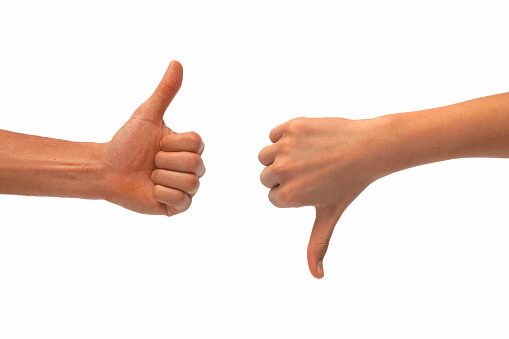
#> input picture images/thumbs_up_down.jpg, 509 x 339 px
$ jupyter execute Lecture12_ContourDetection.ipynb
#> lines starting #> are read from the running program, lines starting #| are printed output that depends on the picture; after the words box and inside, x2 and y2 are one past the last pixel; in counts of white or black regions, pixels touching at a corner belong together
[cell 1]
import cv2
import numpy as np
from matplotlib import pyplot as plt

[cell 2]
imBGR = cv2.imread('images/thumbs_up_down.jpg')
#> imBGR is the input picture: shape (339, 509, 3); mean B, G, R 221.7, 227.3, 242.6
imRGB = cv2.cvtColor(imBGR, cv2.COLOR_BGR2RGB)
imgGrey = cv2.cvtColor(imBGR, cv2.COLOR_BGR2GRAY)
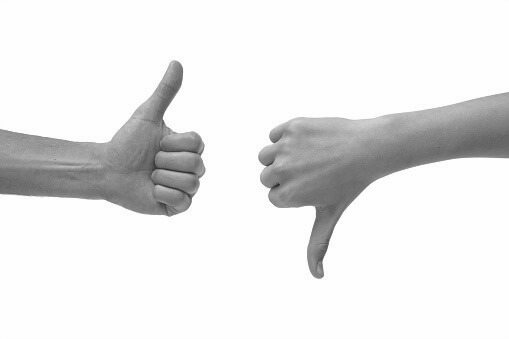
#> imgGrey: shape (339, 509); min 33, max 255, mean 231.4

[cell 3]
#create binary image

_, binary = cv2.threshold(imgGrey, 220, 255, cv2.THRESH_BINARY_INV)
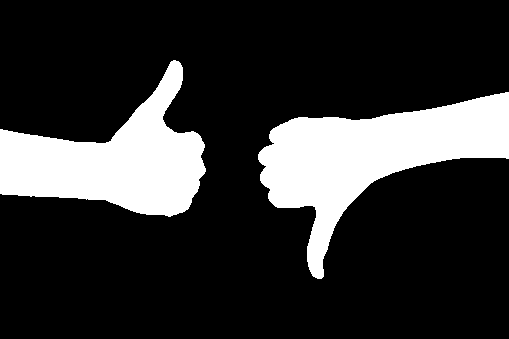
#> binary: shape (339, 509); 19.8% white; 2 white regions
plt.imshow(binary, cmap='gray', vmin=0, vmax=255)
plt.show()

#find contours
contours, hierarchy = cv2.findContours(binary, cv2.RETR_TREE, cv2.CHAIN_APPROX_SIMPLE)
#> contours = 2 contours; box (x1, y1, x2, y2) and area: (258, 92, 509, 279) 18114, (0, 60, 206, 217) 15348
print(contours)
#> (printed output is left out)
print(f"Number of countours found: {len(contours)}")

output = cv2.drawContours(imRGB.copy(), contours, -1, (0,255,0), 2)
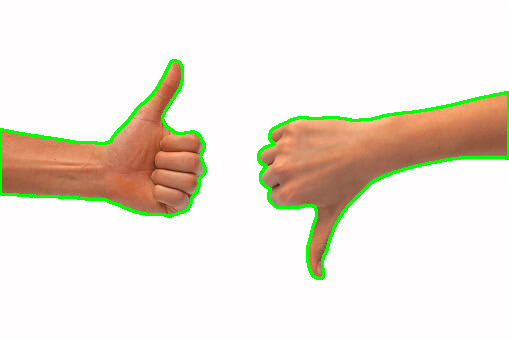
#> output: shape (339, 509, 3); mean R, G, B 236.6, 229.4, 217.3
plt.imshow(output)

[cell 4]
# Sample pipeline for contour detection
# laoding > Gray > Binary Image Thresholding > Morphology > Contour Detection > Contour Operations

[cell 5]
#create binary image

imBGR = cv2.imread('images/noise_out_thumbs_up_down.jpg')
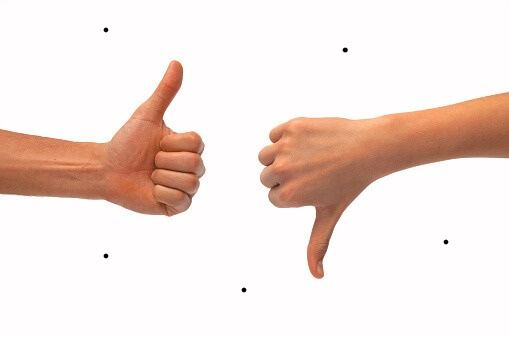
#> input picture images/noise_out_thumbs_up_down.jpg, 509 x 338 px
#> imBGR is the input picture: shape (338, 509, 3); mean B, G, R 221.4, 227.1, 242.3
imRGB = cv2.cvtColor(imBGR, cv2.COLOR_BGR2RGB)
#> imRGB: shape (338, 509, 3)
imgGrey = cv2.cvtColor(imBGR, cv2.COLOR_BGR2GRAY)
#> imgGrey: shape (338, 509)

_, binary = cv2.threshold(imgGrey, 220, 255, cv2.THRESH_BINARY_INV)
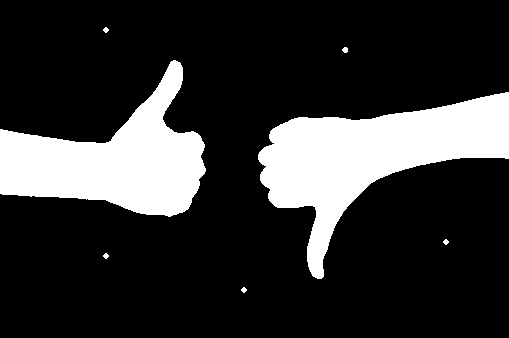
#> binary: shape (338, 509); 19.9% white; 7 white regions, largest, box (x1, y1, x2, y2) and area: (258, 92, 509, 279) 18485, (0, 60, 206, 217) 15656, (342, 47, 348, 53) 28
plt.imshow(binary, cmap='gray', vmin=0, vmax=255)
plt.title('Binary Image with Noise')
plt.show()

# Perform Morphological opening to remove noise
SEKernel = np.ones((5,5), np.uint8)
opening = cv2.morphologyEx(binary, cv2.MORPH_OPEN, SEKernel)
#> opening: shape (338, 509); 19.8% white; 2 white regions
plt.title('After Morphological Opening')
plt.imshow(opening, cmap='gray', vmin=0, vmax=255)
plt.show()

#find contours
contours, hierarchy = cv2.findContours(opening, cv2.RETR_TREE, cv2.CHAIN_APPROX_SIMPLE)
#> contours = 2 contours; box (x1, y1, x2, y2) and area: (258, 92, 509, 279) 18114, (0, 61, 205, 216) 15324
print(contours)
print(f"Number of countours found: {len(contours)}")

output = cv2.drawContours(imRGB.copy(), contours, -1, (0,255,0), 2)
#> output: shape (338, 509, 3)
plt.imshow(output)

[cell 6]
#Iteratig through the list of contours to perform countour operations
imBGR = cv2.imread('images/noise_out_thumbs_up_down.jpg')
imRGB = cv2.cvtColor(imBGR, cv2.COLOR_BGR2RGB)
imgGrey = cv2.cvtColor(imBGR, cv2.COLOR_BGR2GRAY)

_, binary = cv2.threshold(imgGrey, 220, 255, cv2.THRESH_BINARY_INV)
plt.imshow(binary, cmap='gray', vmin=0, vmax=255)
plt.title('Binary Image with Noise')
plt.show()

# Perform Morphological opening to remove noise
SEKernel = np.ones((5,5), np.uint8)
opening = cv2.morphologyEx(binary, cv2.MORPH_OPEN, SEKernel)
plt.title('After Morphological Opening')
plt.imshow(opening, cmap='gray', vmin=0, vmax=255)
plt.show()

#find contours
contours, hierarchy = cv2.findContours(opening, cv2.RETR_TREE, cv2.CHAIN_APPROX_SIMPLE)
print(contours)
print(f"Number of countours found: {len(contours)}")

for c in contours:
    hull = cv2.convexHull(c)
    cv2.drawContours(imRGB, [hull], 0, (255,0,0), 2)
    cv2.drawContours(imRGB, [c], 0, (0,255,0), 2)
#> this loop made 2 passes
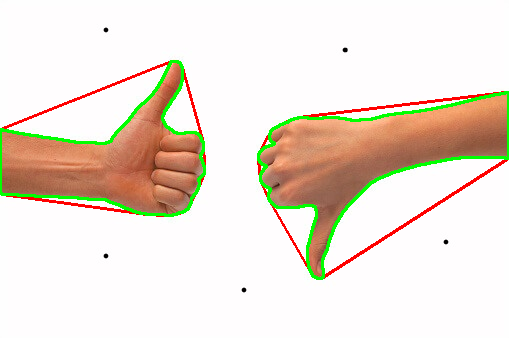
#> imRGB: shape (338, 509, 3); mean R, G, B 236.5, 225.4, 213.3

# output = cv2.drawContours(imRGB.copy(), contours, -1, (0,255,0), 2)
plt.imshow(imRGB)

[cell 7]
#Iteratig through the list of contours to perform countour operations
imBGR = cv2.imread('images/noise_out_thumbs_up_down.jpg')
imRGB = cv2.cvtColor(imBGR, cv2.COLOR_BGR2RGB)
imgGrey = cv2.cvtColor(imBGR, cv2.COLOR_BGR2GRAY)

_, binary = cv2.threshold(imgGrey, 220, 255, cv2.THRESH_BINARY_INV)
plt.imshow(binary, cmap='gray', vmin=0, vmax=255)
plt.title('Binary Image with Noise')
plt.show()

# Perform Morphological opening to remove noise
SEKernel = np.ones((5,5), np.uint8)
opening = cv2.morphologyEx(binary, cv2.MORPH_OPEN, SEKernel)
plt.title('After Morphological Opening')
plt.imshow(opening, cmap='gray', vmin=0, vmax=255)
plt.show()

#find contours
contours, hierarchy = cv2.findContours(opening, cv2.RETR_TREE, cv2.CHAIN_APPROX_SIMPLE)
# print(contours)
print(f"Number of countours found: {len(contours)}")

count = 0
for c in contours:
    count += 1
    #Centroid
    M = cv2.moments(c)
    cX = int(M['m10'] / M['m00'])
    cY = int(M['m01'] / M['m00'])
    cv2.circle(imRGB, (cX, cY), 5, (0,0,255), -1)
    cv2.putText(imRGB, f"{count}", (cX - 50, cY - 50), cv2.FONT_HERSHEY_SIMPLEX, 0.5, (0,0,255), 2)

    area = cv2.contourArea(c)
    print(f"Contour {count} has area: {area}")
    perimiter = cv2.arcLength(c, True)
    print(f"Contour {count} has perimiter: {perimiter}")

    cv2.drawContours(imRGB, [c], 0, (0,255,0), 2)
#> this loop made 2 passes
#> (count, cX, cY, area, perimiter) on passes 1 to 2: (1, 371, 155, 18114, 819.5), (2, 112, 160, 15324.5, 692.7)
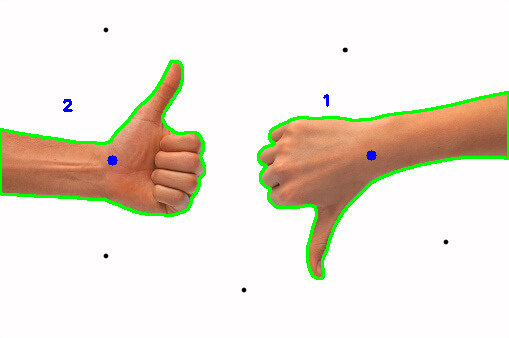
#> imRGB: shape (338, 509, 3); mean R, G, B 236.1, 228.9, 217.3
#> after the loop, count = 2

# output = cv2.drawContours(imRGB.copy(), contours, -1, (0,255,0), 2)
plt.imshow(imRGB)
